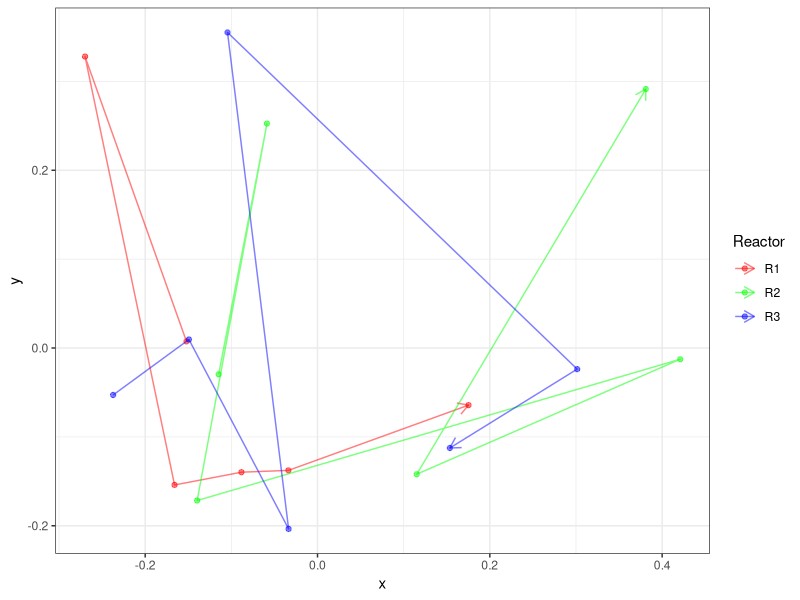

R code for this plot:
library(vegan)
library(ggplot2)
library(grid)
library(plyr)

GeneraK <- read.csv("GeneraKraken.csv",header=TRUE,row.names=1)
colnames(GeneraK) <- gsub("_Sub","",colnames(GeneraK))
GeneraK <- t(GeneraK)
GeneraP <- GeneraK/rowSums(GeneraK)
Meta <- read.csv("../data/metaFP1B.csv",header=TRUE,row.names=1)

GeneraP <- GeneraP[rownames(Meta),]
GeneraP.nmds <- metaMDS(GeneraP)

adonis(GeneraP ~ Meta$Reactor)

adonis(GeneraP ~ Meta$Time)


nmds_df<-scores(GeneraP.nmds,display=c("sites"))

nmds_df<-data.frame(nmds_df)

meta_nmds.df <- data.frame(x=nmds_df$NMDS1,y=nmds_df$NMDS2,Day=Meta$Day,Reactor=as.factor(Meta$Reactor))

reactor_colours = c(R1 = "red", R2 = "green", R3 ="blue")


p<-ggplot(data=meta_nmds.df,aes(x,y,colour=Reactor)) + geom_point(alpha=0.5) + scale_colour_manual(values=reactor_colours)

pdf("GeneraKNMDS.pdf")
plot(p + geom_path(arrow=arrow(length=unit(0.3,"cm")),alpha=0.5) + theme_bw())
dev.off()
